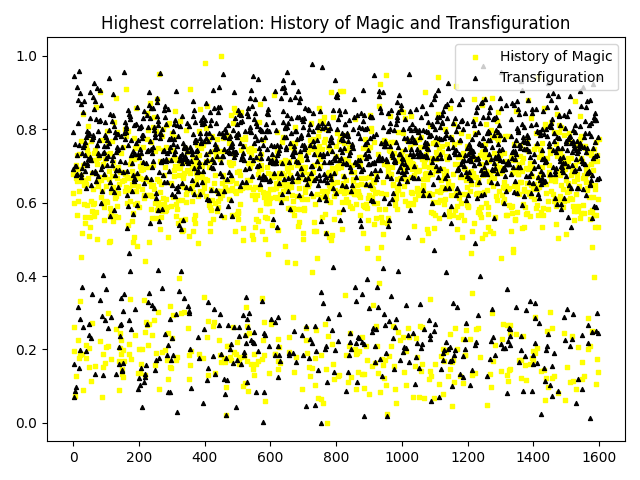

Python code for this plot:
import pandas as pd
import matplotlib.pyplot as plt
import matplotlib.animation as animation
import numpy as np
from colors import colors


def arrange_columns(df):
	# drop index column
	df.drop(columns=['Index'], inplace=True)
	for column in df:
		if df[column].dtype.kind in 'biufc': # https://stackoverflow.com/a/38185438
			#print(df[column])
			continue
		else:
			df.drop(columns=[column], inplace=True)


def main():

	try:
		df = pd.read_csv("datasets/dataset_train.csv")
	except:
		print(f"{colors().RED}Error: could not read file{colors().END}")
		exit()

	arrange_columns(df)


	########### normalize data start ###########
	for column in df:
		if df[column].dtype.kind not in 'biufc': # https://stackoverflow.com/a/38185438
			continue
		max_norm = df[column].max()
		min_norm = df[column].min()

		# df[column] /= max_norm
		for i in range(len(df)):
			df.iloc[i, df.columns.get_loc(column)] = (df.iloc[i, df.columns.get_loc(column)] - min_norm) / (max_norm - min_norm) 
	########### normalize data end ###########


	fig, ax = plt.subplots(4,4)
	i = 0
	j = 0
	counter = 0
	# show scatter plots for all features
	for column in df:
		if j == 4:
			i += 1
			j = 0
		# sort column ascending for percentiles
		df.sort_values(by=[column], inplace=True)

		# change color below! and make it subplots
		
		ax[i][j].scatter(df.index, df[column], s=1, color="black")
		ax[i][j].set_title(df.columns[counter])

		j += 1
		counter += 1
	
	plt.tight_layout()
	plt.savefig('scatter_overview.png')
	# show scatter plot with the highest correlation
	fig_cor, ax_cor = plt.subplots()
	# someVariable = df["Arithmancy"].corrwith(df["Flying"])
	max_corr = 0
	for column in df:
		someVariable = df.corrwith(df[column], axis=0)
		for (index, value) in enumerate(someVariable):
			if value > max_corr and column != someVariable.index[index]:
				max_corr = value
				max_corr_col_1 = column
				max_corr_col_2 = someVariable.index[index]
				print(f"Current max_corr of {max_corr} in column {column} comparing to {someVariable.index[index]}")
	ax_cor.set_title(f"Highest correlation: {max_corr_col_1} and {max_corr_col_2}")
	ax_cor.scatter(df.index, df[max_corr_col_1], s=8, color="yellow", marker="s", label=max_corr_col_1)
	ax_cor.scatter(df.index, df[max_corr_col_2], s=8, color="black", marker="^", label=max_corr_col_2)
	ax_cor.legend(loc="best")
	plt.tight_layout()
	plt.savefig('scatter_plot.png')
	plt.show()


if __name__ == '__main__':
	main()
